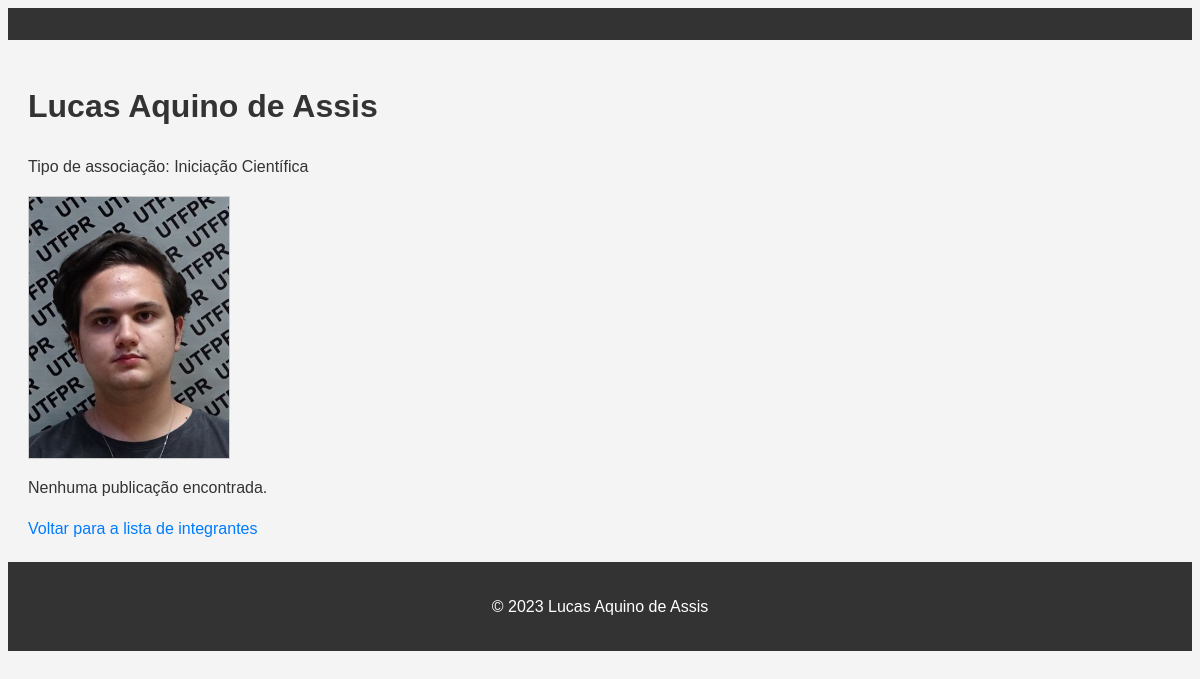
The app's page /integrantes/2/, older data.
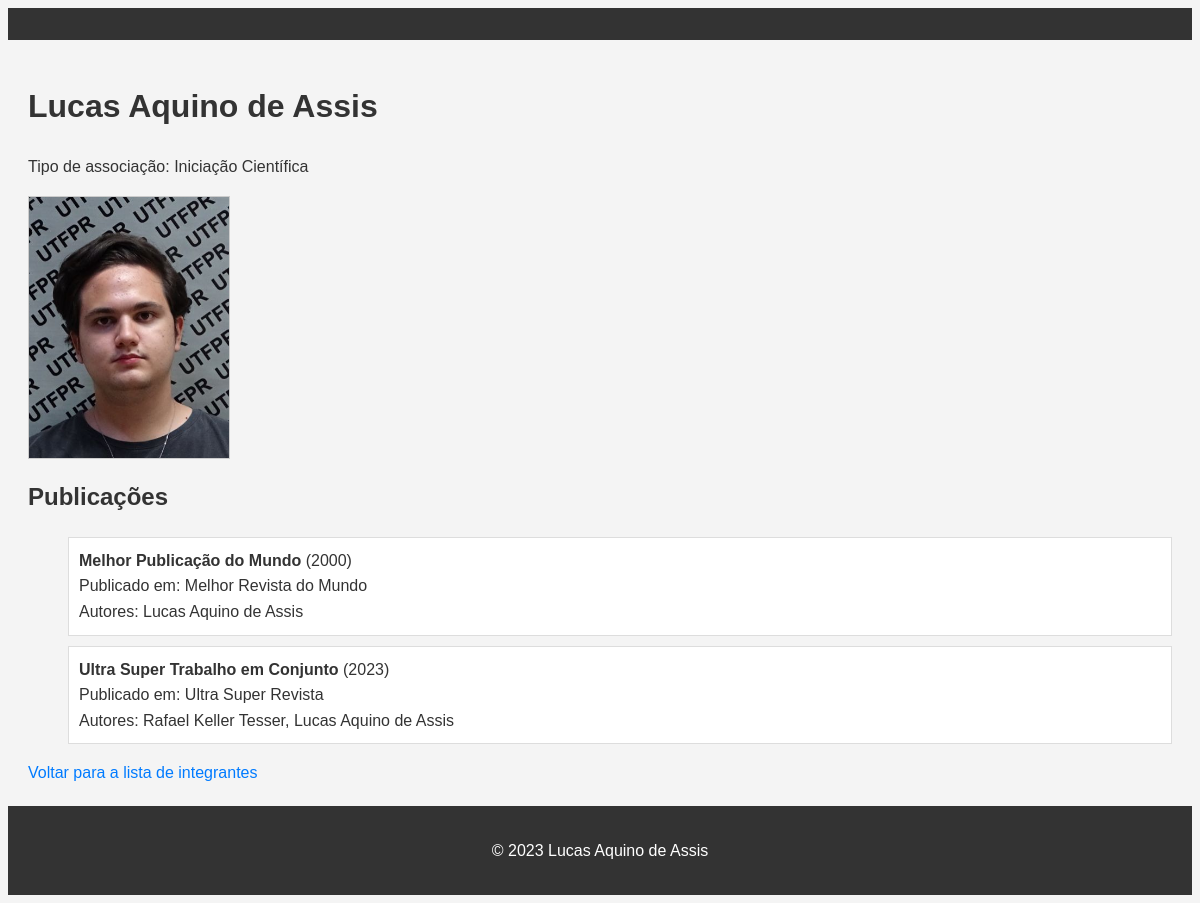
The same page, newer data.
### pesquisa_grupo/models.py (models this page shows, shortened)
class Integrante(models.Model):
    TIPOS = [
        ('IC', 'Iniciação Científica'),
        ('ME', 'Mestrando'),
        ('DO', 'Doutorando'),
        ('PD', 'Pós-Doutorando'),
        ('PR', 'Professor'),
    ]
    nome = models.CharField(max_length=100)
    tipo = models.CharField(max_length=2, choices=TIPOS)
    foto = models.ImageField(upload_to='fotos_integrantes/', blank=True, null=True)

class Publicacao(models.Model):
    titulo = models.CharField(max_length=200)
    ano_publicacao = models.PositiveIntegerField(validators=[max_value_current_year])
    veiculo_publicacao = models.CharField(max_length=200)
    autores = models.ManyToManyField(Integrante)

### pesquisa_grupo/views.py (the view)
# urls.py: path('integrantes/<int:integrante_id>/', views.detalhes_integrante, name='detalhes_integrante'),
def detalhes_integrante(request, integrante_id):
    integrante = get_object_or_404(Integrante, pk=integrante_id)
    publicacoes = integrante.publicacao_set.all()
    return render(request, 'pesquisa_grupo/detalhes_integrante.html', {'integrante': integrante, 'publicacoes': publicacoes})

### pesquisa_grupo/templates/pesquisa_grupo/detalhes_integrante.html
{% extends 'base_generic.html' %}
{% block content %}
  <h1>{{ integrante.nome }}</h1>
  <p>Tipo de associação: {{ integrante.get_tipo_display }}</p>
  {% if integrante.foto %}
    <div class="detalhes-integrante">
      <img src="{{ integrante.foto.url }}" alt="Foto de {{ integrante.nome }}" class="detalhes-integrante-img" />
    </div>
  {% endif %}
  {% if publicacoes %}
    <h2>Publicações</h2>
    <ul>
      {% for publicacao in publicacoes %}
        <li class="publicacao-item">
          <strong>{{ publicacao.titulo }}</strong> ({{ publicacao.ano_publicacao }})<br>
          Publicado em: {{ publicacao.veiculo_publicacao }}<br>
          Autores:
          {% for autor in publicacao.autores.all %}
            {{ autor.nome }}{% if not forloop.last %}, {% endif %}
          {% endfor %}
        </li>
      {% endfor %}
    </ul>
  {% else %}
    <p>Nenhuma publicação encontrada.</p>
  {% endif %}
  <a class="details-link" href="{% url 'index' %}">Voltar para a lista de integrantes</a>
{% endblock %}

### pesquisa_grupo/templates/base_generic.html (shortened to what this page needs)
<!DOCTYPE html>
<html lang="pt-br">
<head>
    {% load static %}
    <link rel="stylesheet" href="{% static 'css/styles.css' %}">
</head>
<body>
    <header>
    </header>
    <main>
        {% block content %}
        {% endblock %}
    </main>
    <footer>
        <p>&copy; 2023 Lucas Aquino de Assis</p>
    </footer>
</body>
</html>

### pesquisa_grupo/static/css/styles.css (style rules this page uses)
body { font-family: Arial, sans-serif; line-height: 1.6; color: #333; background-color: #f4f4f4; }
header, footer { background-color: #333; color: white; text-align: center; padding: 1em 0; }
main { padding: 20px; }
ul li { list-style-type: none; }
.list-item, .publicacao-item { border: 1px solid #ddd; padding: 10px; margin-bottom: 10px; background-color: white; }
.list-item img, .detalhes-integrante img { display: block; max-width: 100px; height: auto; border: 1px solid #ccc; margin-bottom: 10px; }
.detalhes-integrante img { max-width: 200px; }
.list-item a, .details-link { text-decoration: none; color: #007bff; }

Row changes from the older to the newer data that the page shows:
added Publicacao: titulo "Melhor Publicação do Mundo", ano_publicacao "2000", veiculo_publicacao "Melhor Revista do Mundo", Integrante (nome "Lucas Aquino de Assis")
added Publicacao: titulo "Ultra Super Trabalho em Conjunto", ano_publicacao "2023", veiculo_publicacao "Ultra Super Revista", Integrante (nome "Lucas Aquino de Assis")
now on this page (row unchanged): Integrante: nome "Rafael Keller Tesser", shown under "Ultra Super Trabalho em Conjunto"
Text that changed along with them:
text no longer shown: "Nenhuma publicação encontrada."
text now shown: "Publicações"
